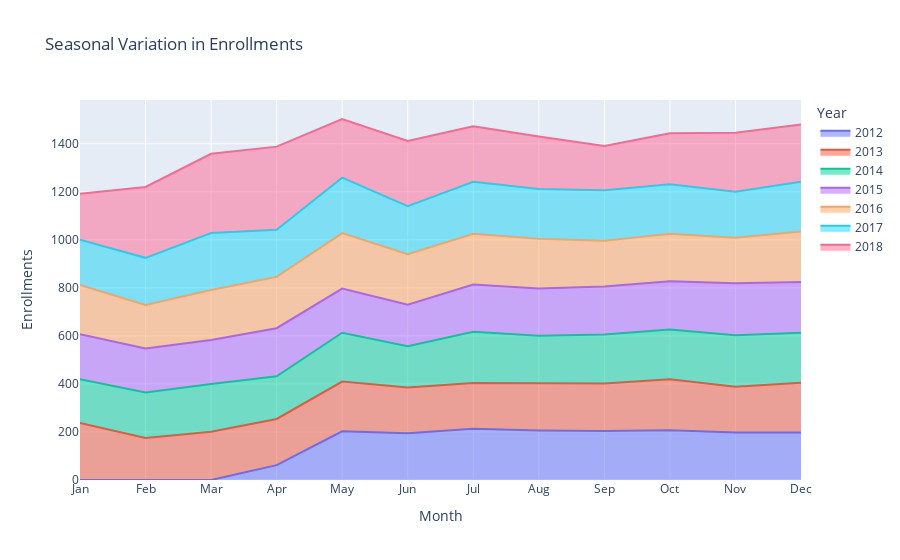

Here is the notebook cell this chart was saved with:
### Code cell
plot_seasonality_area_chart(enrollments)

### Figure 1 — Plotly figure (JSON) as saved in the notebook; plotly's stock layout.template omitted (floating-point values rounded to 4 significant figures)
{"data": [{"fillpattern": {"shape": ""}, "hovertemplate": "Year=2012<br>Month=%{x}<br>Enrollments=%{y}<extra></extra>", "legendgroup": "2012", "line": {"color": "#636efa"}, "marker": {"symbol": "circle"}, "mode": "lines", "name": "2012", "orientation": "v", "showlegend": true, "stackgroup": "1", "type": "scatter", "x": ["Apr", "May", "Jun", "Jul", "Aug", "Sep", "Oct", "Nov", "Dec"], "xaxis": "x", "y": [62, 203, 195, 213, 206, 204, 207, 198, 198], "yaxis": "y"}, {"fillpattern": {"shape": ""}, "hovertemplate": "Year=2013<br>Month=%{x}<br>Enrollments=%{y}<extra></extra>", "legendgroup": "2013", "line": {"color": "#EF553B"}, "marker": {"symbol": "circle"}, "mode": "lines", "name": "2013", "orientation": "v", "showlegend": true, "stackgroup": "1", "type": "scatter", "x": ["Jan", "Feb", "Mar", "Apr", "May", "Jun", "Jul", "Aug", "Sep", "Oct", "Nov", "Dec"], "xaxis": "x", "y": [237, 175, 201, 192, 207, 190, 191, 197, 198, 212, 190, 207], "yaxis": "y"}, {"fillpattern": {"shape": ""}, "hovertemplate": "Year=2014<br>Month=%{x}<br>Enrollments=%{y}<extra></extra>", "legendgroup": "2014", "line": {"color": "#00cc96"}, "marker": {"symbol": "circle"}, "mode": "lines", "name": "2014", "orientation": "v", "showlegend": true, "stackgroup": "1", "type": "scatter", "x": ["Jan", "Feb", "Mar", "Apr", "May", "Jun", "Jul", "Aug", "Sep", "Oct", "Nov", "Dec"], "xaxis": "x", "y": [183, 189, 199, 178, 203, 172, 213, 198, 204, 208, 215, 208], "yaxis": "y"}, {"fillpattern": {"shape": ""}, "hovertemplate": "Year=2015<br>Month=%{x}<br>Enrollments=%{y}<extra></extra>", "legendgroup": "2015", "line": {"color": "#ab63fa"}, "marker": {"symbol": "circle"}, "mode": "lines", "name": "2015", "orientation": "v", "showlegend": true, "stackgroup": "1", "type": "scatter", "x": ["Jan", "Feb", "Mar", "Apr", "May", "Jun", "Jul", "Aug", "Sep", "Oct", "Nov", "Dec"], "xaxis": "x", "y": [187, 184, 183, 200, 184, 173, 197, 196, 200, 200, 216, 211], "yaxis": "y"}, {"fillpattern": {"shape": ""}, "hovertemplate": "Year=2016<br>Month=%{x}<br>Enrollments=%{y}<extra></extra>", "legendgroup": "2016", "line": {"color": "#FFA15A"}, "marker": {"symbol": "circle"}, "mode": "lines", "name": "2016", "orientation": "v", "showlegend": true, "stackgroup": "1", "type": "scatter", "x": ["Jan", "Feb", "Mar", "Apr", "May", "Jun", "Jul", "Aug", "Sep", "Oct", "Nov", "Dec"], "xaxis": "x", "y": [205, 181, 208, 214, 231, 210, 211, 207, 190, 198, 190, 211], "yaxis": "y"}, {"fillpattern": {"shape": ""}, "hovertemplate": "Year=2017<br>Month=%{x}<br>Enrollments=%{y}<extra></extra>", "legendgroup": "2017", "line": {"color": "#19d3f3"}, "marker": {"symbol": "circle"}, "mode": "lines", "name": "2017", "orientation": "v", "showlegend": true, "stackgroup": "1", "type": "scatter", "x": ["Jan", "Feb", "Mar", "Apr", "May", "Jun", "Jul", "Aug", "Sep", "Oct", "Nov", "Dec"], "xaxis": "x", "y": [188, 196, 237, 196, 231, 200, 217, 208, 210, 206, 191, 207], "yaxis": "y"}, {"fillpattern": {"shape": ""}, "hovertemplate": "Year=2018<br>Month=%{x}<br>Enrollments=%{y}<extra></extra>", "legendgroup": "2018", "line": {"color": "#FF6692"}, "marker": {"symbol": "circle"}, "mode": "lines", "name": "2018", "orientation": "v", "showlegend": true, "stackgroup": "1", "type": "scatter", "x": ["Jan", "Feb", "Mar", "Apr", "May", "Jun", "Jul", "Aug", "Sep", "Oct", "Nov", "Dec"], "xaxis": "x", "y": [192, 295, 330, 346, 244, 272, 231, 218, 185, 213, 246, 238], "yaxis": "y"}], "layout": {"legend": {"title": {"text": "Year"}, "tracegroupgap": 0}, "title": {"text": "Seasonal Variation in Enrollments"}, "xaxis": {"anchor": "y", "categoryarray": ["Jan", "Feb", "Mar", "Apr", "May", "Jun", "Jul", "Aug", "Sep", "Oct", "Nov", "Dec"], "categoryorder": "array", "domain": [0, 1], "title": {"text": "Month"}}, "yaxis": {"anchor": "x", "domain": [0, 1], "title": {"text": "Enrollments"}}}}
